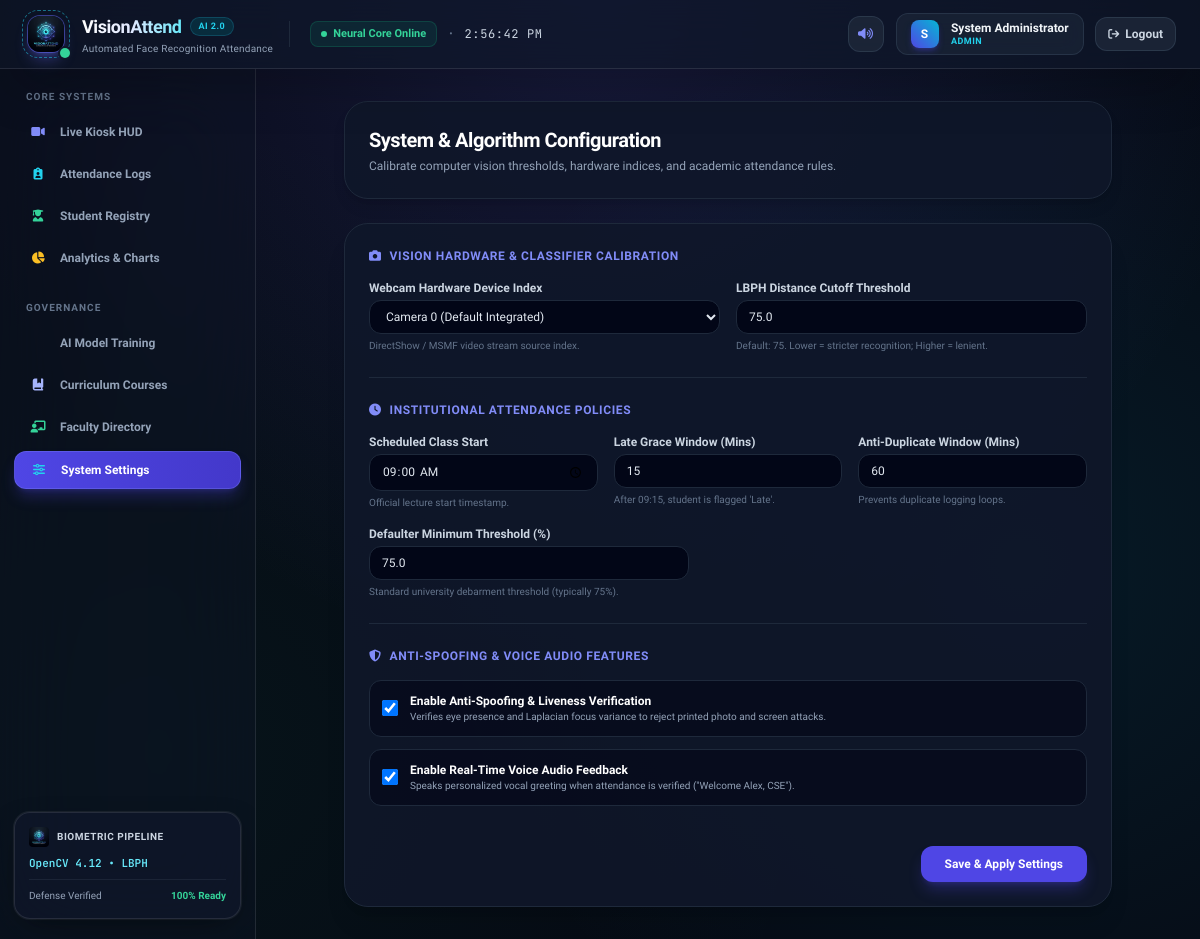
The app's page /settings (signed in) with its own data.
### tables this page shows
CREATE TABLE settings (
                key TEXT PRIMARY KEY,
                value TEXT NOT NULL
            );

### app.py (the view, shortened to what this page needs)
@app.route("/settings", methods=["GET", "POST"])
@login_required(roles=["admin"])
def settings_page():
    current_settings = get_all_settings()
    return render_template("settings.html", settings=current_settings)

### app.py (called while the page is built)
def login_required(roles=None):
    def decorator(f):
        @functools.wraps(f)
        def decorated_function(*args, **kwargs):
            if "user_id" not in session:
                flash("Please log in to access this page.", "warning")
                return redirect(url_for("login_page"))
            if roles and session.get("role") not in roles:
                flash("You do not have permission to access this resource.", "danger")
                return redirect(url_for("dashboard"))
            return f(*args, **kwargs)
        return decorated_function
    return decorator

### core/database.py (called while the page is built)
def get_connection():
    conn = sqlite3.connect(str(config.DATABASE_PATH), timeout=20.0)
    conn.row_factory = sqlite3.Row
    return conn

def get_all_settings():
    with get_connection() as conn:
        rows = conn.execute("SELECT key, value FROM settings").fetchall()
        return {r['key']: r['value'] for r in rows}

### templates/settings.html (shortened to what this page needs)
{% extends "base.html" %}
{% block content %}
<div class="max-w-3xl mx-auto space-y-6">
    <div class="bg-slate-900/90 border border-slate-800 p-6 rounded-3xl shadow-lg">
        <h1 class="text-xl font-bold text-white tracking-tight">System & Algorithm Configuration</h1>
        <p class="text-slate-400 text-xs mt-1">Calibrate computer vision thresholds, hardware indices, and academic attendance rules.</p>
    </div>
    <form action="{{ url_for('settings_page') }}" method="POST" class="bg-slate-900/90 border border-slate-800 rounded-3xl p-6 shadow-xl space-y-6">
        <div>
            <h3 class="text-xs font-bold uppercase tracking-wider text-indigo-400 mb-4 flex items-center space-x-2">
                <i class="fa-solid fa-camera"></i>
                <span>Vision Hardware & Classifier Calibration</span>
            </h3>
            <div class="grid grid-cols-1 sm:grid-cols-2 gap-4">
                <div>
                    <label class="block text-xs font-semibold text-slate-300 mb-1">Webcam Hardware Device Index</label>
                    <select name="camera_index" class="w-full px-3 py-2 bg-slate-950 border border-slate-800 rounded-xl text-xs text-slate-200 focus:outline-none focus:border-indigo-500">
                        <option value="0" {% if settings.get('camera_index') == '0' %}selected{% endif %}>Camera 0 (Default Integrated)</option>
                    </select>
                    <p class="text-[10px] text-slate-500 mt-1">DirectShow / MSMF video stream source index.</p>
                </div>
                <div>
                    <label class="block text-xs font-semibold text-slate-300 mb-1">LBPH Distance Cutoff Threshold</label>
                    <input type="number" step="1" name="confidence_threshold" value="{{ settings.get('confidence_threshold', '75') }}"
                        class="w-full px-3 py-2 bg-slate-950 border border-slate-800 rounded-xl text-xs text-slate-200 focus:outline-none focus:border-indigo-500">
                    <p class="text-[10px] text-slate-500 mt-1">Default: 75. Lower = stricter recognition; Higher = lenient.</p>
                </div>
            </div>
        </div>
        <hr class="border-slate-800">
        <div>
            <h3 class="text-xs font-bold uppercase tracking-wider text-indigo-400 mb-4 flex items-center space-x-2">
                <i class="fa-solid fa-clock"></i>
                <span>Institutional Attendance Policies</span>
            </h3>
            <div class="grid grid-cols-1 sm:grid-cols-3 gap-4">
                <div>
                    <label class="block text-xs font-semibold text-slate-300 mb-1">Scheduled Class Start</label>
                    <input type="time" name="class_start_time" value="{{ settings.get('class_start_time', '09:00') }}"
                        class="w-full px-3 py-2 bg-slate-950 border border-slate-800 rounded-xl text-xs text-slate-200 focus:outline-none focus:border-indigo-500">
                    <p class="text-[10px] text-slate-500 mt-1">Official lecture start timestamp.</p>
                </div>
                <div>
                    <label class="block text-xs font-semibold text-slate-300 mb-1">Late Grace Window (Mins)</label>
                    <input type="number" name="late_grace_minutes" value="{{ settings.get('late_grace_minutes', '15') }}"
                        class="w-full px-3 py-2 bg-slate-950 border border-slate-800 rounded-xl text-xs text-slate-200 focus:outline-none focus:border-indigo-500">
                    <p class="text-[10px] text-slate-500 mt-1">After 09:15, student is flagged 'Late'.</p>
                </div>
                <div>
                    <label class="block text-xs font-semibold text-slate-300 mb-1">Anti-Duplicate Window (Mins)</label>
                    <input type="number" name="cooldown_minutes" value="{{ settings.get('cooldown_minutes', '60') }}"
                        class="w-full px-3 py-2 bg-slate-950 border border-slate-800 rounded-xl text-xs text-slate-200 focus:outline-none focus:border-indigo-500">
                    <p class="text-[10px] text-slate-500 mt-1">Prevents duplicate logging loops.</p>
                </div>
            </div>
            <div class="mt-4">
                <label class="block text-xs font-semibold text-slate-300 mb-1">Defaulter Minimum Threshold (%)</label>
                <input type="number" name="min_attendance_pct" value="{{ settings.get('min_attendance_pct', '75') }}"
                    class="w-full max-w-xs px-3 py-2 bg-slate-950 border border-slate-800 rounded-xl text-xs text-slate-200 focus:outline-none focus:border-indigo-500">
                <p class="text-[10px] text-slate-500 mt-1">Standard university debarment threshold (typically 75%).</p>
            </div>
        </div>
        <hr class="border-slate-800">
        <div>
            <h3 class="text-xs font-bold uppercase tracking-wider text-indigo-400 mb-4 flex items-center space-x-2">
                <i class="fa-solid fa-shield-halved"></i>
                <span>Anti-Spoofing & Voice Audio Features</span>
            </h3>
            <div class="space-y-3">
                <label class="flex items-center space-x-3 p-3 rounded-xl bg-slate-950/60 border border-slate-800 cursor-pointer hover:border-slate-700 transition-colors">
                    <input type="checkbox" name="liveness_enabled" value="1" {% if settings.get('liveness_enabled') == '1' %}checked{% endif %}
                        class="w-4 h-4 rounded text-indigo-600 focus:ring-indigo-500 bg-slate-900 border-slate-700">
                    <div>
                        <div class="text-xs font-bold text-white">Enable Anti-Spoofing & Liveness Verification</div>
                        <div class="text-[10px] text-slate-400">Verifies eye presence and Laplacian focus variance to reject printed photo and screen attacks.</div>
                    </div>
                </label>
                <label class="flex items-center space-x-3 p-3 rounded-xl bg-slate-950/60 border border-slate-800 cursor-pointer hover:border-slate-700 transition-colors">
                    <input type="checkbox" name="voice_enabled" value="1" {% if settings.get('voice_enabled') == '1' %}checked{% endif %}
                        class="w-4 h-4 rounded text-indigo-600 focus:ring-indigo-500 bg-slate-900 border-slate-700">
                    <div>
                        <div class="text-xs font-bold text-white">Enable Real-Time Voice Audio Feedback</div>
                        <div class="text-[10px] text-slate-400">Speaks personalized vocal greeting when attendance is verified ("Welcome Alex, CSE").</div>
                    </div>
                </label>
            </div>
        </div>
        <div class="pt-4 flex justify-end">
            <button type="submit" class="px-6 py-2.5 rounded-xl bg-indigo-600 hover:bg-indigo-500 text-white font-semibold text-xs shadow-lg shadow-indigo-600/30 transition-all">
                Save & Apply Settings
            </button>
        </div>
    </form>
</div>
{% endblock %}

### static/css/custom.css (style rules this page uses)
:root { --brand-primary: #6366f1; --brand-cyan: #06b6d4; --brand-emerald: #10b981; --brand-amber: #f59e0b; --brand-rose: #f43f5e; --bg-dark: #060913; --card-bg: rgba(13, 20, 38, 0.7); }
body { background-color: var(--bg-dark); background-image: radial-gradient(circle at 50% 0%, rgba(99, 102, 241, 0.18) 0%, transparent 60%), radial-gradient(circle at 85% 60%, rgba(6, 182, 212, 0.1) 0%, transparent 50%), radial-gradient(circle at 15% 80%, rgba(16, 185, 129, 0.06) 0%, transparent 50%); background-attachment: fixed; }

### records on screen
settings: confidence_threshold "75.0"
settings: class_start_time "09:00"
settings: late_grace_minutes "15"
settings: cooldown_minutes "60"
settings: min_attendance_pct "75.0"

### other values on screen
{{ session.get('full_name', 'U')[0] }} "S"
{{ session.get('full_name') }} "System Administrator"
{{ session.get('role') }} "ADMIN"
